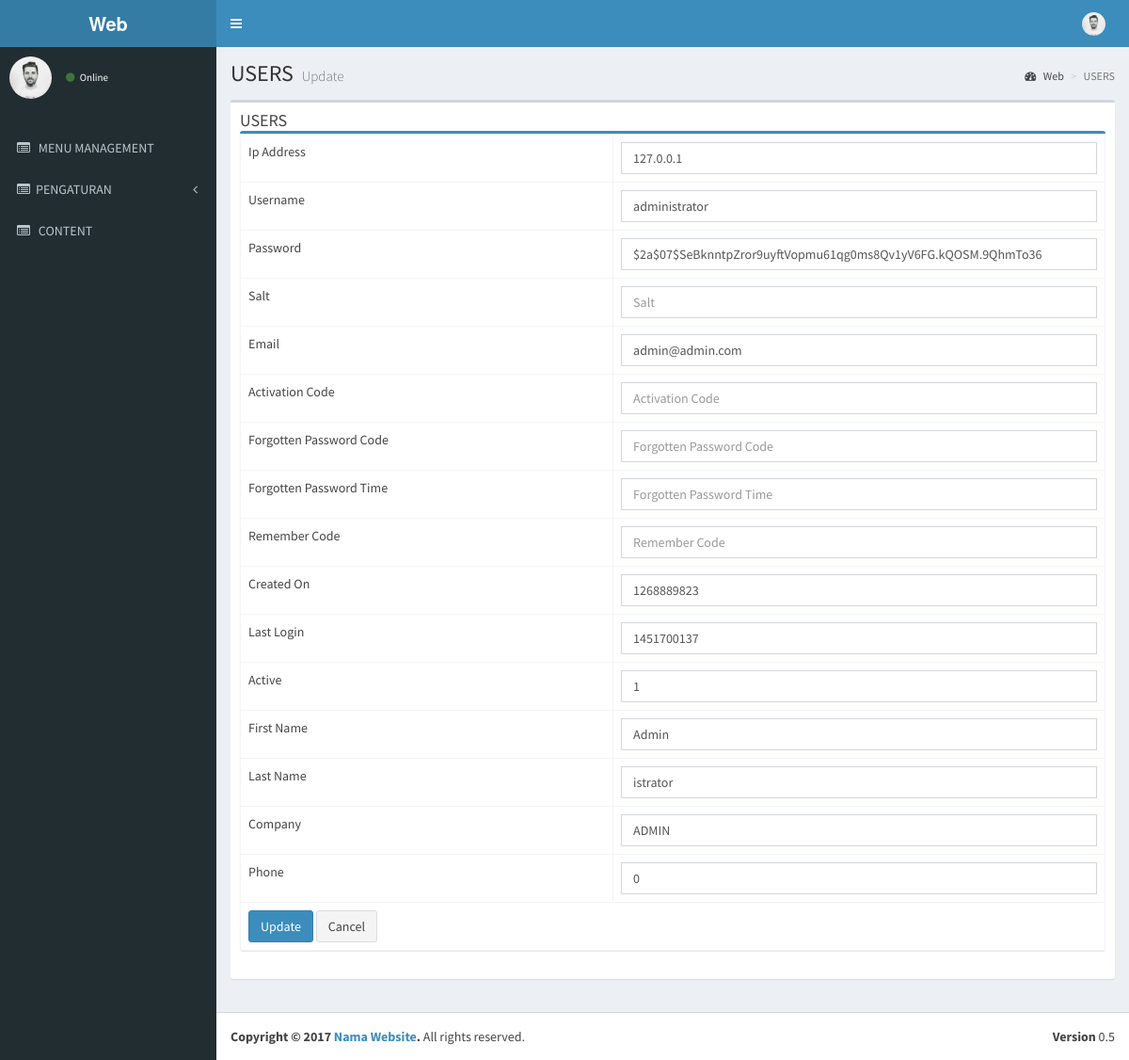
The page /index.php/users/update/1 on the database its author committed.
### tables this page shows
CREATE TABLE IF NOT EXISTS `menu` (
  `id` int(11) NOT NULL AUTO_INCREMENT,
  `name` varchar(50) NOT NULL,
  `link` varchar(50) NOT NULL,
  `icon` varchar(30) NOT NULL,
  `is_active` int(1) NOT NULL,
  `is_parent` int(1) NOT NULL,
  PRIMARY KEY (`id`)
);

CREATE TABLE IF NOT EXISTS `users` (
  `id` int(11) unsigned NOT NULL AUTO_INCREMENT,
  `ip_address` varchar(15) NOT NULL,
  `username` varchar(100) DEFAULT NULL,
  `password` varchar(255) NOT NULL,
  `salt` varchar(255) DEFAULT NULL,
  `email` varchar(100) NOT NULL,
  `activation_code` varchar(40) DEFAULT NULL,
  `forgotten_password_code` varchar(40) DEFAULT NULL,
  `forgotten_password_time` int(11) unsigned DEFAULT NULL,
  `remember_code` varchar(40) DEFAULT NULL,
  `created_on` int(11) unsigned NOT NULL,
  `last_login` int(11) unsigned DEFAULT NULL,
  `active` tinyint(1) unsigned DEFAULT NULL,
  `first_name` varchar(50) DEFAULT NULL,
  `last_name` varchar(50) DEFAULT NULL,
  `company` varchar(100) DEFAULT NULL,
  `phone` varchar(20) DEFAULT NULL,
  PRIMARY KEY (`id`)
);

### application/libraries/Template.php (called while the page is built)
<?php if ( ! defined('BASEPATH')) exit('No direct script access allowed');
class Template {
		var $template_data = array();
		function set($name, $value)
		{
			$this->template_data[$name] = $value;
		}
		function load($template = '', $view = '' , $view_data = array(), $return = FALSE)
		{
			$this->CI =& get_instance();
			$this->set('contents', $this->CI->load->view($view, $view_data, TRUE));
			return $this->CI->load->view($template, $this->template_data, $return);
		}
}

### application/controllers/Users.php (called while the page is built, shortened)
<?php
class Users extends CI_Controller
{
    public function update($id)
    {
        $row = $this->Users_model->get_by_id($id);
        if ($row) {
            $data = array(
                'button' => 'Update',
                'action' => site_url('users/update_action'),
		'id' => set_value('id', $row->id),
		'ip_address' => set_value('ip_address', $row->ip_address),
		'username' => set_value('username', $row->username),
		'password' => set_value('password', $row->password),
		'salt' => set_value('salt', $row->salt),
		'email' => set_value('email', $row->email),
		'activation_code' => set_value('activation_code', $row->activation_code),
		'forgotten_password_code' => set_value('forgotten_password_code', $row->forgotten_password_code),
		'forgotten_password_time' => set_value('forgotten_password_time', $row->forgotten_password_time),
		'remember_code' => set_value('remember_code', $row->remember_code),
		'created_on' => set_value('created_on', $row->created_on),
		'last_login' => set_value('last_login', $row->last_login),
		'active' => set_value('active', $row->active),
		'first_name' => set_value('first_name', $row->first_name),
		'last_name' => set_value('last_name', $row->last_name),
		'company' => set_value('company', $row->company),
		'phone' => set_value('phone', $row->phone),
		'judul' => 'USERS',
		'subjudul' =>'Update',
	    );
            $this->template->load('template','users_form', $data);
        } else {
            $this->session->set_flashdata('message', 'Record Not Found');
            redirect(site_url('users'));
        }
    }
}

### index.php (called while the page is built, shortened)
<?php
require_once BASEPATH.'core/CodeIgniter.php';

### application/models/Users_model.php (called while the page is built, shortened)
<?php
class Users_model extends CI_Model
{
    public $table = 'users';
    public $id = 'id';
    function get_by_id($id)
    {
        $this->db->where($this->id, $id);
        return $this->db->get($this->table)->row();
    }
}

### application/views/users_form.php (the view, shortened to what this page needs)
    <section class='content'>
      <div class='row'>
        <div class='col-xs-12'>
          <div class='box'>
            <div class='box-header'>
              <h3 class='box-title'>USERS</h3>
                  <div class='box box-primary'>
    <form action="<?php echo $action; ?>" method="post"><table class='table table-bordered'>
 <tr><td>Ip Address <?php echo form_error('ip_address') ?></td>
        <td><input type="text" class="form-control" name="ip_address" id="ip_address" placeholder="Ip Address" value="<?php echo $ip_address; ?>" />
    </td>
 <tr><td>Username <?php echo form_error('username') ?></td>
        <td><input type="text" class="form-control" name="username" id="username" placeholder="Username" value="<?php echo $username; ?>" />
    </td>
 <tr><td>Password <?php echo form_error('password') ?></td>
        <td><input type="text" class="form-control" name="password" id="password" placeholder="Password" value="<?php echo $password; ?>" />
    </td>
 <tr><td>Salt <?php echo form_error('salt') ?></td>
        <td><input type="text" class="form-control" name="salt" id="salt" placeholder="Salt" value="<?php echo $salt; ?>" />
    </td>
 <tr><td>Email <?php echo form_error('email') ?></td>
        <td><input type="text" class="form-control" name="email" id="email" placeholder="Email" value="<?php echo $email; ?>" />
    </td>
 <tr><td>Activation Code <?php echo form_error('activation_code') ?></td>
        <td><input type="text" class="form-control" name="activation_code" id="activation_code" placeholder="Activation Code" value="<?php echo $activation_code; ?>" />
    </td>
 <tr><td>Forgotten Password Code <?php echo form_error('forgotten_password_code') ?></td>
        <td><input type="text" class="form-control" name="forgotten_password_code" id="forgotten_password_code" placeholder="Forgotten Password Code" value="<?php echo $forgotten_password_code; ?>" />
    </td>
 <tr><td>Forgotten Password Time <?php echo form_error('forgotten_password_time') ?></td>
        <td><input type="text" class="form-control" name="forgotten_password_time" id="forgotten_password_time" placeholder="Forgotten Password Time" value="<?php echo $forgotten_password_time; ?>" />
    </td>
 <tr><td>Remember Code <?php echo form_error('remember_code') ?></td>
        <td><input type="text" class="form-control" name="remember_code" id="remember_code" placeholder="Remember Code" value="<?php echo $remember_code; ?>" />
    </td>
 <tr><td>Created On <?php echo form_error('created_on') ?></td>
        <td><input type="text" class="form-control" name="created_on" id="created_on" placeholder="Created On" value="<?php echo $created_on; ?>" />
    </td>
 <tr><td>Last Login <?php echo form_error('last_login') ?></td>
        <td><input type="text" class="form-control" name="last_login" id="last_login" placeholder="Last Login" value="<?php echo $last_login; ?>" />
    </td>
 <tr><td>Active <?php echo form_error('active') ?></td>
        <td><input type="text" class="form-control" name="active" id="active" placeholder="Active" value="<?php echo $active; ?>" />
    </td>
 <tr><td>First Name <?php echo form_error('first_name') ?></td>
        <td><input type="text" class="form-control" name="first_name" id="first_name" placeholder="First Name" value="<?php echo $first_name; ?>" />
    </td>
 <tr><td>Last Name <?php echo form_error('last_name') ?></td>
        <td><input type="text" class="form-control" name="last_name" id="last_name" placeholder="Last Name" value="<?php echo $last_name; ?>" />
    </td>
 <tr><td>Company <?php echo form_error('company') ?></td>
        <td><input type="text" class="form-control" name="company" id="company" placeholder="Company" value="<?php echo $company; ?>" />
    </td>
 <tr><td>Phone <?php echo form_error('phone') ?></td>
        <td><input type="text" class="form-control" name="phone" id="phone" placeholder="Phone" value="<?php echo $phone; ?>" />
    </td>
 <tr><td colspan='2'><button type="submit" class="btn btn-primary"><?php echo $button ?></button>
 <a href="<?php echo site_url('users') ?>" class="btn btn-default">Cancel</a></td></tr>
</table></form>
</div>
          </div>
        </div>
      </div>
    </section>

### application/views/template.php (shortened to what this page needs)
<!DOCTYPE html>
<html>
    <head>
        <link rel="stylesheet" href="<?php echo base_url() ?>template/bootstrap/css/bootstrap.min.css">
        <link rel="stylesheet" href="<?php echo base_url() ?>template/font-awesome-4.4.0/css/font-awesome.min.css">
        <link rel="stylesheet" href="<?php echo base_url() ?>template/ionicons-2.0.1/css/ionicons.min.css">
        <link rel="stylesheet" href="<?php echo base_url() ?>template/plugins/datatables/dataTables.bootstrap.css">
        <link rel="stylesheet" href="<?php echo base_url() ?>template/dist/css/AdminLTE.min.css">
        <link rel="stylesheet" href="<?php echo base_url() ?>template/dist/css/skins/_all-skins.min.css">
    </head>
    <body class="hold-transition skin-blue sidebar-mini">
        <div class="wrapper">
            <header class="main-header">
                <a href="<?= base_url() ?>" class="logo">
                    <span class="logo-lg"><b>Web</b></span>
                </a>
                <nav class="navbar navbar-static-top" role="navigation">
                    <a href="#" class="sidebar-toggle" data-toggle="offcanvas" role="button">
                    </a>
                    <div class="navbar-custom-menu">
                        <ul class="nav navbar-nav">
                            <li class="dropdown user user-menu">
                                <a href="#" class="dropdown-toggle" data-toggle="dropdown">
                                    <img src="<?php echo base_url() ?>template/dist/img/user1-128x128.jpg" class="user-image" alt="User Image">
                                    <span class="hidden-xs"><?php print_r($this->session->userdata['username']) ?></span>
                                </a>
                                            <?php print_r($this->session->userdata['username']) ?>
                                            <small><?php print_r($this->session->userdata['email']) ?></small>
                            </li>
                        </ul>
                    </div>
                </nav>
            </header>
            <aside class="main-sidebar">
                <section class="sidebar">
                    <div class="user-panel">
                        <div class="pull-left image">
                            <img src="<?php echo base_url() ?>template/dist/img/user1-128x128.jpg" class="img-circle" alt="User Image">
                        </div>
                        <div class="pull-left info">
                            <p><?php print_r($this->session->userdata['username']) ?></p>
                            <a href="#"><i class="fa fa-circle text-success"></i> Online</a>
                        </div>
                    </div>
                    <br />
                    <ul class="sidebar-menu">
                        <?php
                        $menu = $this->db->get_where('menu', array('is_parent' => 0, 'is_active' => 1));
                        foreach ($menu->result() as $m) {
                            $submenu = $this->db->get_where('menu', array('is_parent' => $m->id, 'is_active' => 1));
                            if ($submenu->num_rows() > 0) {
                                echo "<li class='treeview'>
                                    " . anchor('#', "<i class='$m->icon'></i>" . strtoupper($m->name) . ' <i class="fa fa-angle-left pull-right"></i>') . "
                                        <ul class='treeview-menu'>";
                                echo"</ul>
                                    </li>";
                            } else {
                                echo "<li>" . anchor($m->link, "<i class='$m->icon'></i> <span>" . strtoupper($m->name)) . "</span></li>";
                            }
                        }
                        ?>
                    </ul>
                </section>
            </aside>
            <div class="content-wrapper">
                <section class="content-header">
                    <h1>
                        <?= $judul ?>
                        <small><?= $subjudul ?></small>
                    </h1>
                    <ol class="breadcrumb">
                        <li><a href="#"><i class="fa fa-dashboard"></i> Web</a></li>
                        <li class="active"><?= $judul ?></li>
                    </ol>
                </section>
                <?php
                echo $contents;
                ?>
            </div>
            <footer class="main-footer">
                <div class="pull-right hidden-xs">
                    <b>Version</b> 0.5
                </div>
                <strong>Copyright &copy; 2017 <a href="#">Nama Website</a>.</strong> All rights reserved.
            </footer>
        </div>
    </body>
</html>

### rows shown on the page
menu: link+icon+name "MENU MANAGEMENT"
menu: icon+name "PENGATURAN"
menu: link+icon+name "CONTENT"
users: ip_address "127.0.0.1", username "administrator", password "$2a$07$SeBknntpZror9uyftVopmu61qg0ms8Qv1yV6FG.kQOSM.9QhmTo36", email "admin@admin.com", created_on "1268889823", last_login "1451700137", active "1", first_name "Admin", last_name "istrator", company "ADMIN", phone "0"

### other values the page prints
$judul "USERS"
$subjudul "Update"
$button "Update"
